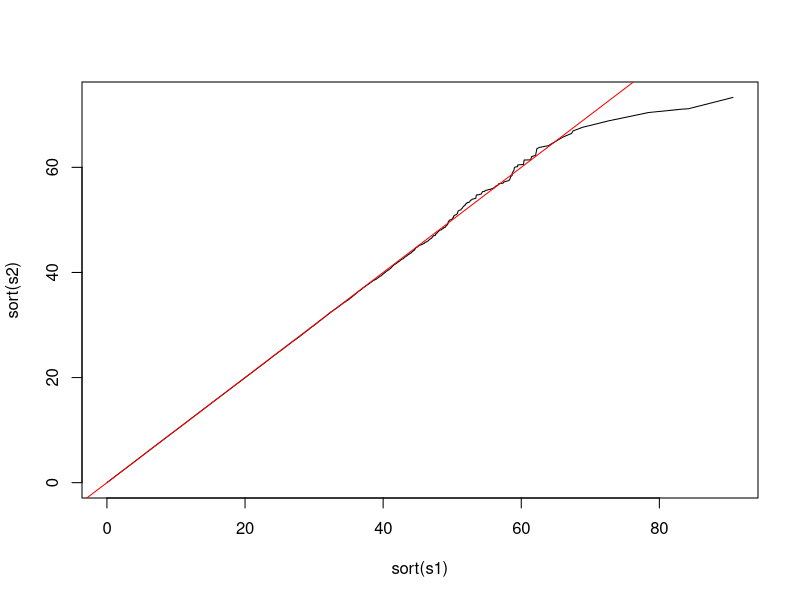

Write R code to recreate this figure.
####
##  General non-central chi squared
####

library(pracma); library(magrittr)

rgchisq0 <- function(n, Sigma, mu) {
  p <- dim(Sigma)[1]
  L <- chol(Sigma)
  x <- L %*% (randn(p, n) + mu)
  colSums(x^2)
}

rgchisq <- function(n, Sigma, mu) {
  p <- dim(Sigma)[1]
  res <- eigen(Sigma); ls <- res$values
  nu <- as.numeric(t(res$vectors) %*% mu)
  x <- sqrt(ls) * (randn(p, n) + nu)
  colSums(x^2)
}

mgf_gchisq <- function(t, Sigma, mu, log = FALSE) {
  p <- dim(Sigma)[1]
  res <- eigen(Sigma); ls <- res$values
  nu <- as.numeric(t(res$vectors) %*% mu)
  ans <- -1/2 * sum(log(1 - 2*t*ls)) + sum(nu^2*ls*t/(1 - 2*t*ls))
  if (log) return(ans)
  exp(ans)
}

####
##  Tests
####

mu <- rnorm(5)
Sigma <- cov(randn(10, 5))
s1 <- rgchisq0(1e6, Sigma, mu)
s2 <- rgchisq(1e6, Sigma, mu)
plot(sort(s1), sort(s2), type = 'l')
abline(0, 1, col = "red")

-1 %>%{c(mean(exp(.*s1)),mean(exp(.* s2)),mgf_gchisq(.,Sigma,mu))}
